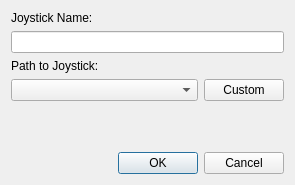
<?xml version="1.0" encoding="UTF-8"?>
<ui version="4.0">
 <class>JoystickEditDialog</class>
 <widget class="QDialog" name="JoystickEditDialog">
  <property name="geometry">
   <rect>
    <x>0</x>
    <y>0</y>
    <width>295</width>
    <height>185</height>
   </rect>
  </property>
  <property name="windowTitle">
   <string>Edit Joystick</string>
  </property>
  <layout class="QVBoxLayout" name="verticalLayout">
   <item>
    <widget class="QLabel" name="label">
     <property name="text">
      <string>Joystick Name:</string>
     </property>
    </widget>
   </item>
   <item>
    <widget class="QLineEdit" name="nameEdit"/>
   </item>
   <item>
    <widget class="QLabel" name="label_2">
     <property name="text">
      <string>Path to Joystick:</string>
     </property>
    </widget>
   </item>
   <item>
    <layout class="QHBoxLayout" name="horizontalLayout">
     <item>
      <widget class="QComboBox" name="pathCombo">
       <property name="sizePolicy">
        <sizepolicy hsizetype="Expanding" vsizetype="Fixed">
         <horstretch>0</horstretch>
         <verstretch>0</verstretch>
        </sizepolicy>
       </property>
      </widget>
     </item>
     <item>
      <widget class="QPushButton" name="customButton">
       <property name="text">
        <string>Custom</string>
       </property>
      </widget>
     </item>
    </layout>
   </item>
   <item>
    <spacer name="verticalSpacer">
     <property name="orientation">
      <enum>Qt::Vertical</enum>
     </property>
     <property name="sizeHint" stdset="0">
      <size>
       <width>20</width>
       <height>1</height>
      </size>
     </property>
    </spacer>
   </item>
   <item>
    <widget class="QDialogButtonBox" name="buttonBox">
     <property name="orientation">
      <enum>Qt::Horizontal</enum>
     </property>
     <property name="standardButtons">
      <set>QDialogButtonBox::Cancel|QDialogButtonBox::Ok</set>
     </property>
    </widget>
   </item>
  </layout>
 </widget>
 <resources/>
 <connections>
  <connection>
   <sender>buttonBox</sender>
   <signal>accepted()</signal>
   <receiver>JoystickEditDialog</receiver>
   <slot>accept()</slot>
   <hints>
    <hint type="sourcelabel">
     <x>248</x>
     <y>254</y>
    </hint>
    <hint type="destinationlabel">
     <x>157</x>
     <y>274</y>
    </hint>
   </hints>
  </connection>
  <connection>
   <sender>buttonBox</sender>
   <signal>rejected()</signal>
   <receiver>JoystickEditDialog</receiver>
   <slot>reject()</slot>
   <hints>
    <hint type="sourcelabel">
     <x>316</x>
     <y>260</y>
    </hint>
    <hint type="destinationlabel">
     <x>286</x>
     <y>274</y>
    </hint>
   </hints>
  </connection>
 </connections>
</ui>
